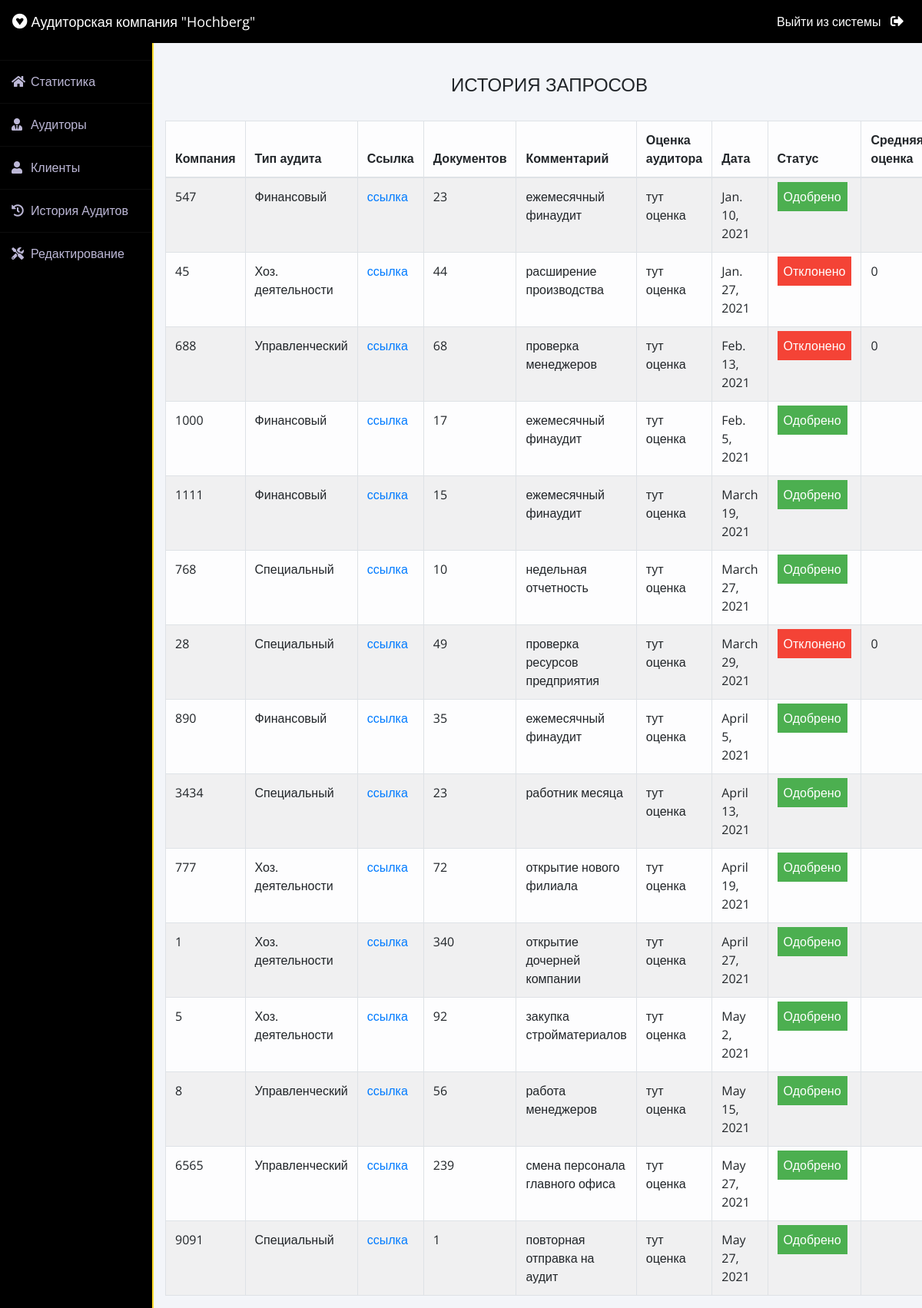
The app's page /admin-request-history (signed in) with its own data.
### docs/models.py (models this page shows, shortened)
class DocsRequest(models.Model):
    request_by_client=models.ForeignKey(pmodels.Client,null=True,on_delete=models.CASCADE)
    request_by_auditor=models.ForeignKey(dmodels.Auditor,null=True,on_delete=models.CASCADE)
    client_id=models.CharField(max_length=30)
    client_num=models.PositiveIntegerField()
    reason=models.CharField(max_length=500)
    docsgroup=models.CharField(max_length=20)
    audit_file= models.CharField(max_length=500)
    status=models.CharField(max_length=20,default="Pending")
    date=models.DateField(auto_now=True)

### docs/views.py (the view)
# urls.py: path('admin-request-history', views.admin_request_history_view,name='admin-request-history'),
@login_required(login_url='adminlogin')
def admin_request_history_view(request):
    requests=models.DocsRequest.objects.all().exclude(status='Pending')
    return render(request,'docs/admin_request_history.html',{'requests':requests})

### templates/docs/admin_request_history.html (shortened to what this page needs)
{% extends 'docs/adminbase.html' %}
{% block content %}
{% load widget_tweaks %}
{%load static%}
<head>
</head>
<br><br>
<div class="container">
    <H4 class="text-center">ИСТОРИЯ ЗАПРОСОВ</H4><br>
    <table class="table table-light table-hover table-bordered table-striped">
        <thead>
            <tr>
                <th scope="col">Компания</th>
                <th scope="col">Тип аудита</th>
                <th scope="col">Ссылка</th>
                <th scope="col">Документов</th>
                <th scope="col">Комментарий</th>
                <th scope="col">Оценка аудитора</th>
                <th scope="col">Дата</th>
                <th scope="col">Статус</th>
                <th scope="col">Средняя оценка</th>
            </tr>
        </thead>
        <tbody>
            {% for t in requests %}
            <tr>
                <td> {{t.client_id}}</td>
                <td>{{t.docsgroup}}</td>
                <td><a href={{t.audit_file}}>ссылка</a></td>
                <td>{{t.client_num}}</td>
                <td>{{t.reason}}</td>
                <td>тут оценка</td>
                <td>{{t.date}}</td>
                {% if t.status == 'Approved' %}
                <td><span class="label success">Одобрено</span></td>
                <td>{{t.unit}}</td>
                {% else %}
                <td><span class="label danger">Отклонено</span></td>
                <td>0</td>
                {% endif %}
            </tr>
            {% endfor %}
        </tbody>
    </table>
</div>
{% endblock content %}

### templates/docs/adminbase.html (style rules this page uses)
* { margin: 0; padding: 0; box-sizing: border-box; list-style: none; text-decoration: none; font-family: 'Open Sans', sans-serif; }
body { background-color: #f3f5f9; }

### templates/docs/admin_request_history.html (style rules this page uses)
.label { color: white; padding: 8px; }
.success { background-color: #4CAF50; }
.danger { background-color: #f44336; }

### records on screen
DocsRequest: client_id "547", docsgroup "Финансовый", client_num "23", reason "ежемесячный финаудит", date "Jan. 10, 2021"
DocsRequest: client_id "45", docsgroup "Хоз. деятельности", client_num "44", reason "расширение производства", date "Jan. 27, 2021", status "Отклонено"
DocsRequest: client_id "688", docsgroup "Управленческий", client_num "68", reason "проверка менеджеров", date "Feb. 13, 2021", status "Отклонено"
DocsRequest: client_id "1000", docsgroup "Финансовый", client_num "17", reason "ежемесячный финаудит", date "Feb. 5, 2021"
DocsRequest: client_id "1111", docsgroup "Финансовый", client_num "15", reason "ежемесячный финаудит", date "March 19, 2021"
DocsRequest: client_id "768", docsgroup "Специальный", client_num "10", reason "недельная отчетность", date "March 27, 2021"
DocsRequest: client_id "28", docsgroup "Специальный", client_num "49", reason "проверка ресурсов предприятия", date "March 29, 2021", status "Отклонено"
DocsRequest: client_id "890", docsgroup "Финансовый", client_num "35", reason "ежемесячный финаудит", date "April 5, 2021"
DocsRequest: client_id "3434", docsgroup "Специальный", client_num "23", reason "работник месяца", date "April 13, 2021"
DocsRequest: client_id "777", docsgroup "Хоз. деятельности", client_num "72", reason "открытие нового филиала", date "April 19, 2021"
DocsRequest: client_id "1", docsgroup "Хоз. деятельности", client_num "340", reason "открытие дочерней компании", date "April 27, 2021"
DocsRequest: client_id "5", docsgroup "Хоз. деятельности", client_num "92", reason "закупка стройматериалов", date "May 2, 2021"
DocsRequest: client_id "8", docsgroup "Управленческий", client_num "56", reason "работа менеджеров", date "May 15, 2021"
DocsRequest: client_id "6565", docsgroup "Управленческий", client_num "239", reason "смена персонала главного офиса", date "May 27, 2021"
DocsRequest: client_id "9091", docsgroup "Специальный", client_num "1", reason "повторная отправка на аудит", date "May 27, 2021"
